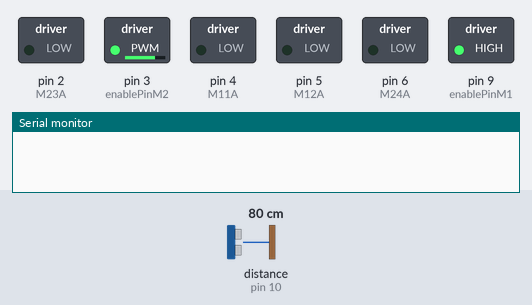
A sketch run on a simulated Arduino Uno, built with avr-gcc and run on an emulated ATmega328P. Parts: switched loads named in the sketch (green lamp = pin HIGH), the last lines printed to the serial monitor. Inputs (shaded band) come from the test bench; at power-on: distance to the obstacle (sensor on pin 10) 80 cm. The echo pulse lasts 58.3 µs per cm.

Above: at 0.12 s.
At 1.2 s:
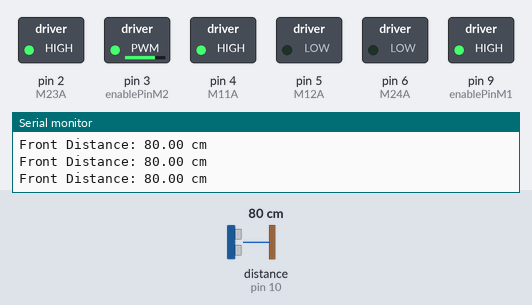
1.3 s: distance to the obstacle (sensor on pin 10) set to 60 cm
4.3 s: distance to the obstacle (sensor on pin 10) set to 35 cm
Timing chart, 0 to 7.3 s (numbered marks = the images above; inputs shaded):
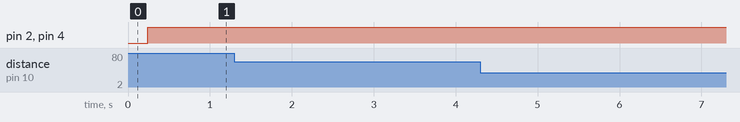

The sketch:

frontCollisionAvoidance.ino
```cpp
#include <NewPing.h>
/////////////////////////////////////
// Pin Setup
/////////////////////////////////////

// Minimum Distance
const int minDist = 20;

// Front Dist Sensor
const int echoPin1 = 10;
const int trigPin1 = 8;

NewPing frontSonar(trigPin1,echoPin1,200);

// Left Dist Sensor
const int echoPin2 = 11;
const int trigPin2 = 12;

NewPing leftSonar(trigPin2,echoPin2,200);


// motor 1 pins (left wheel)
const int enablePinM1 = 9; // H-bridge enable pin
const int M12A = 5;        // Motor one pin 1 -- forwards
const int M11A = 4;        // Motor one pin 2 -- backwards

// motor 2 pins (right wheel)
const int enablePinM2 = 3; // H-bridge enable pin
const int M23A = 2;        // Motor two pin 1 -- forwards
const int M24A = 6;        // Motor two pin 2 -- backwards

// keep track of distances
float distance_F;
float distance_L;

void setup() {
  Serial.begin(9600);

  // enable sonar1 pins
  pinMode(trigPin1, OUTPUT);
  pinMode(echoPin1, INPUT);

  // enable sonar2 pins
  pinMode(trigPin2, OUTPUT);
  pinMode(echoPin2, INPUT);

  // enable motor 1 and its pins
  pinMode(enablePinM1, OUTPUT);
  pinMode(M12A, OUTPUT);
  pinMode(M11A, OUTPUT);
  digitalWrite(enablePinM1, HIGH);

  // enable motor 2 and its pins
  pinMode(enablePinM2, OUTPUT);
  pinMode(M23A, OUTPUT);
  pinMode(M24A, OUTPUT);
  analogWrite(enablePinM2, 190);
}

void loop() {
  // Get front distance using NewPing
  distance_F = frontSonar.ping_median(9) / 58.3;
  Serial.print("Front Distance: ");
  Serial.print(distance_F);
  Serial.println(" cm");

  if (distance_F == 0 || distance_F > minDist) {
    move_forward();
  }
  else {
    stop();
    Serial.println("Wall too close. Stopping.");
    while (true); // Stop forever
  }

  delay(100); // Small delay to avoid flooding sensor
}

void move_forward() {
  digitalWrite(M11A, HIGH);
  digitalWrite(M12A, LOW);

  digitalWrite(M23A, HIGH);
  digitalWrite(M24A, LOW);
}

void move_backward() {
  digitalWrite(M11A, LOW);
  digitalWrite(M12A, HIGH);

  digitalWrite(M23A, LOW);
  digitalWrite(M24A, HIGH);
}

// left wheel forward, right wheel backward
void turn_right() {
  digitalWrite(M11A, HIGH);
  digitalWrite(M12A, LOW);

  digitalWrite(M23A, LOW);
  digitalWrite(M24A, HIGH);
}

// right wheel forward, left wheel backward
void turn_left() {
  digitalWrite(M11A, LOW);
  digitalWrite(M12A, HIGH);

  digitalWrite(M23A, HIGH);
  digitalWrite(M24A, LOW);
}

void stop() {
  digitalWrite(M11A, LOW);
  digitalWrite(M12A, LOW);

  digitalWrite(M23A, LOW);
  digitalWrite(M24A, LOW);
}
```
